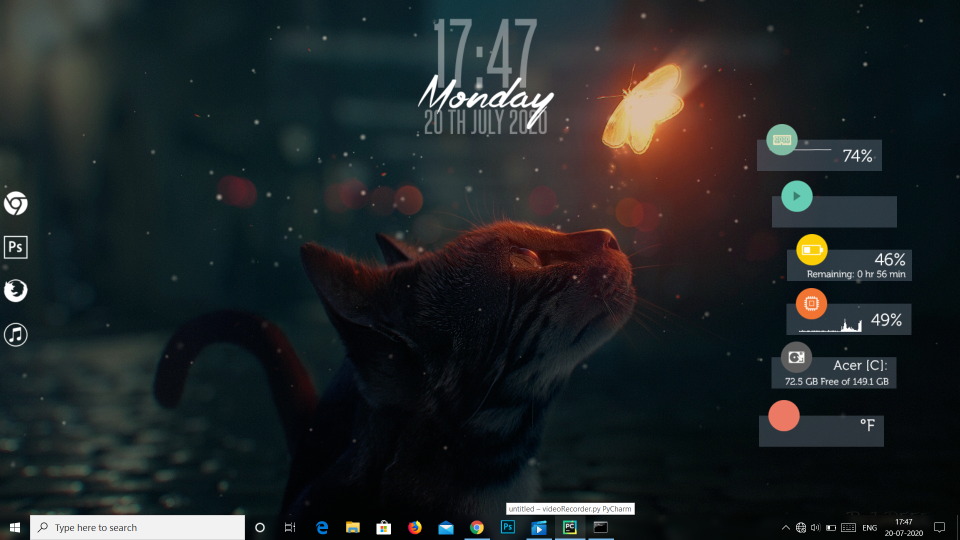
#> input picture Screenshot2.png, 1920 x 1080 px (shown at 1/2 size)
$ python ResizingAndCropping.py
#> lines starting #> are read from the running program, lines starting #| are printed output that depends on the picture; after the words box and inside, x2 and y2 are one past the last pixel; in counts of white or black regions, pixels touching at a corner belong together
import cv2
import numpy as np

img = cv2.imread('Screenshot2.png')
#> img is the input picture: shape (1080, 1920, 3); mean B, G, R 38.7, 37.7, 32.6
print(img.shape)
#| (1080, 1920, 3)

#Resize image
'''img_resize = cv2.resize(img,(400,400))
cv2.imshow("Original Image",img)
cv2.imshow("Re-sized Image",img_resize)'''

#Cropping Image
'''imgCropped = img[0:200,200:500]
cv2.imshow("Cropped Image",imgCropped)
print(imgCropped.shape)'''

#Shapes and Text
'''img= np.zeros((512,512))
cv2.imshow("O",img)
print(img.shape)'''

#Line
'''img = np.zeros((512,512,3),np.uint8)
cv2.line(img,(0,0),(300,300),(0,255,255),3)
cv2.imshow("O",img)'''

#Ractangle
'''cv2.rectangle(img,(0,0),(500,500),(255,245,255),cv2.FILLED)
cv2.imshow("O",img)'''

#Circle
'''cv2.circle(img,(400,50),30,(0,255,255),cv2.FILLED)
cv2.imshow("O",img)'''

#putText
cv2.putText(img,"Opencv",(500,500),cv2.FONT_HERSHEY_COMPLEX,1,(150,150,0),3)
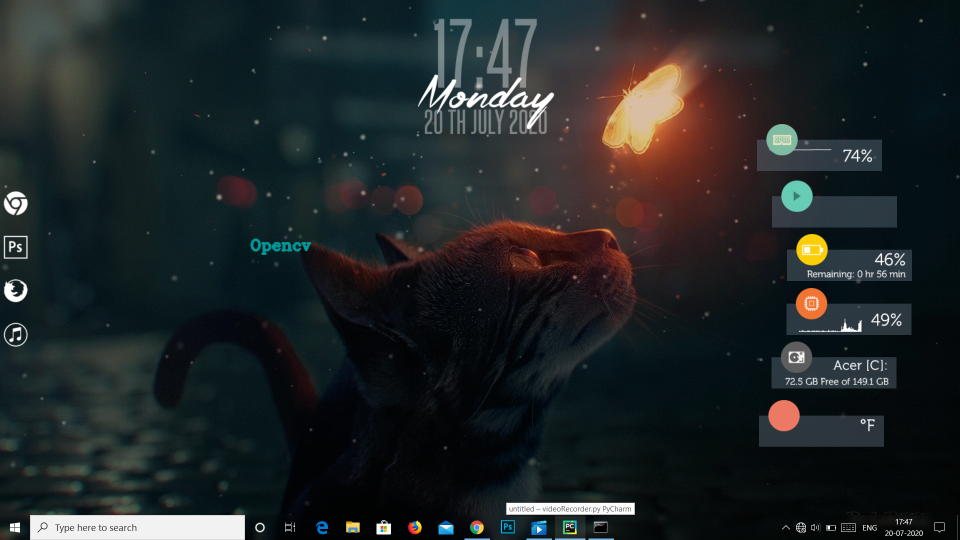
#> img: shape (1080, 1920, 3) (shown at 1/2 size); 0.08% of pixels changed, all inside (x1, y1, x2, y2) = (501, 477, 623, 510)
cv2.imshow("O", img)

cv2.waitKey(0)
cv2.destroyAllWindows()
